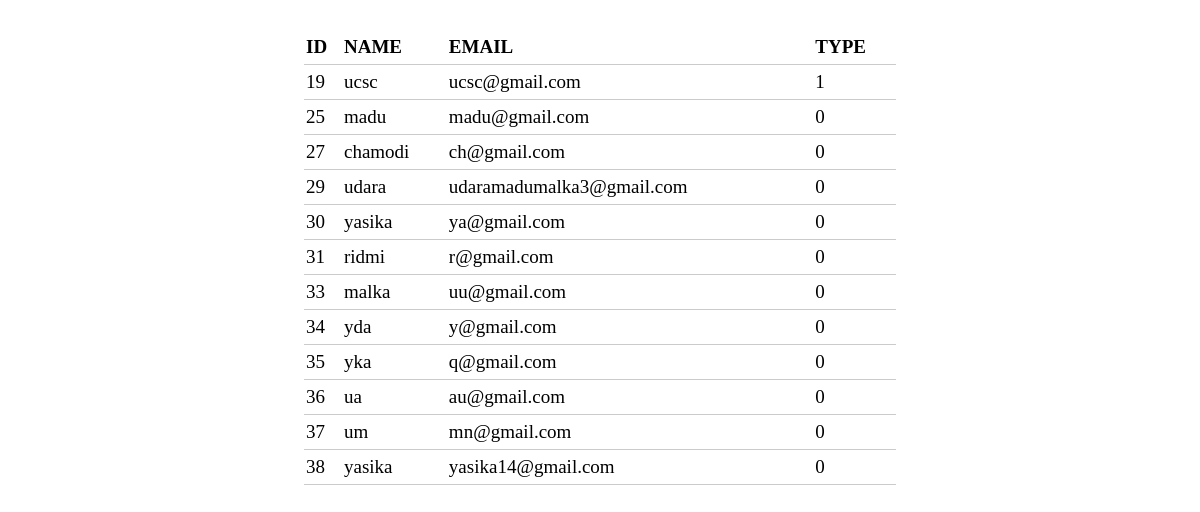
/php/users-adm.php (signed in), run on the app's committed database.
### tables this page shows
CREATE TABLE `users` (
  `id` int(11) NOT NULL,
  `name` varchar(100) NOT NULL,
  `email` varchar(100) NOT NULL,
  `password` varchar(50) NOT NULL,
  `type` int(1) NOT NULL
);

### php/users-adm.php (the view, shortened to what this page needs)
<!DOCTYPE html>
<html>
<head>
	<link rel="stylesheet" type="text/css" href="../css/Users-adm.css">
</head>
<body>
<table>
	<tr>
		<th>ID</th>
		<th>NAME</th>
		<th>EMAIL</th>
		<th>TYPE</th>
	</tr>
<?php
	$conn = mysqli_connect("localhost","root","","web");
	$sql ="SELECT id, name, email, type FROM users";
	$result = $conn-> query($sql);
		if ($result-> num_rows > 0) {
			while ($row = $result-> fetch_assoc()){
				echo "<tr><td>". $row["id"]."</td><td>". $row["name"]. "</td><td>".$row["email"]. "</td><td>". $row["type"]. "</td></tr>";
			}
			echo "</table>";
		}
		else{
			echo "0 result";
		}
?>
</body>
</html>

### css/users-adm.css (style rules this page uses)
body { font-size: 19px; }
table { width: 50%; margin: 30px auto; border-collapse: collapse; text-align: left; }
tr { border-bottom: 1px solid #cbcbcb; }
th, td { border: none; height: 30px; padding: 2px; }

### data on the page
users: id "19", name "ucsc", email "ucsc@gmail.com", type "1"
users: id "25", name "madu", email "madu@gmail.com", type "0"
users: id "27", name "chamodi", email "ch@gmail.com", type "0"
users: id "29", name "udara", email "udaramadumalka3@gmail.com", type "0"
users: id "30", name "yasika", email "ya@gmail.com", type "0"
users: id "31", name "ridmi", email "r@gmail.com", type "0"
users: id "33", name "malka", email "uu@gmail.com", type "0"
users: id "34", name "yda", email "y@gmail.com", type "0"
users: id "35", name "yka", email "q@gmail.com", type "0"
users: id "36", name "ua", email "au@gmail.com", type "0"
users: id "37", name "um", email "mn@gmail.com", type "0"
users: id "38", name "yasika", email "yasika14@gmail.com", type "0"
